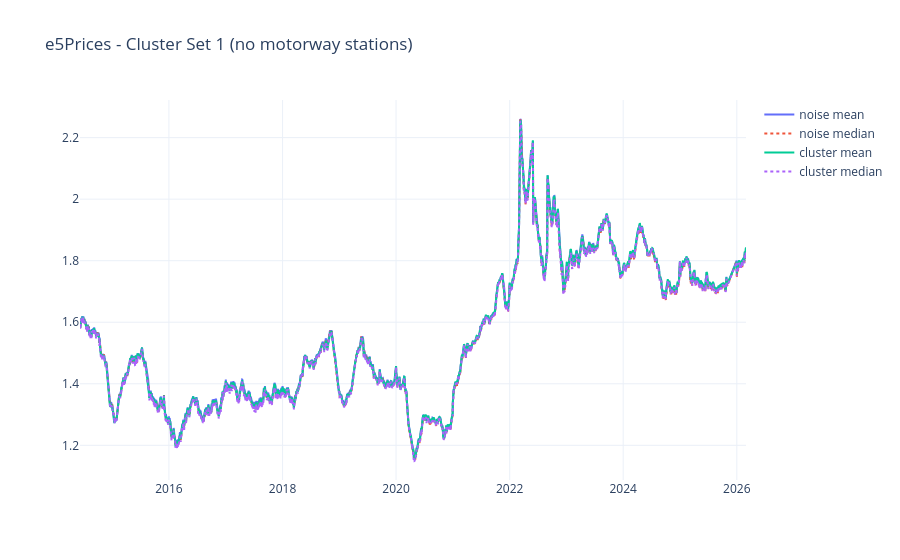
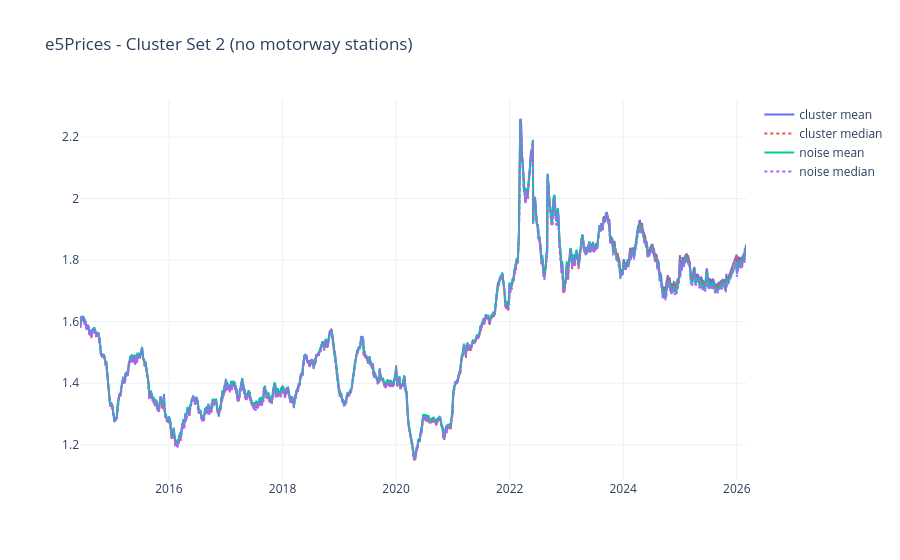

Notebook cell for these charts, in order:
### Markdown cell above
Now we will plot and compare the cleaned data from both cluster sets.

### Code cell
fig_diesel_clean_esp1 = plot_cluster_prices(
    parquet_files,
    OUTPUT_ROOT + f"\\stations_clusters_eps{eps1}_min_samples{min_samples1}.csv",
    fuel = FUEL_TYPE,
    motorway_df=motorway_stations,
    title = FUEL_TYPE + "Prices - Cluster Set 1 (no motorway stations)"
) 

fig_diesel_clean_esp2 = plot_cluster_prices(
    parquet_files,
    OUTPUT_ROOT + f"\\stations_clusters_eps{eps2}_min_samples{min_samples2}.csv",
    fuel = FUEL_TYPE,
    motorway_df=motorway_stations,
    title = FUEL_TYPE + "Prices - Cluster Set 2 (no motorway stations)"
)   



fig_diesel_clean_esp1.show()
fig_diesel_clean_esp2.show()

### Figure 1 — Plotly figure (JSON) as saved in the notebook; plotly's stock layout.template omitted (floating-point values rounded to 4 significant figures; data arrays with more than 128 entries replaced by an {"elided": "..."} marker saying what was removed)
{"data": [{"mode": "lines", "name": "noise mean", "type": "scatter", "x": {"elided": "4220 str values"}, "y": {"elided": "4220 float values"}}, {"line": {"dash": "dot"}, "mode": "lines", "name": "noise median", "type": "scatter", "x": {"elided": "4220 str values"}, "y": {"elided": "4220 float values"}}, {"mode": "lines", "name": "cluster mean", "type": "scatter", "x": {"elided": "4220 str values"}, "y": {"elided": "4220 float values"}}, {"line": {"dash": "dot"}, "mode": "lines", "name": "cluster median", "type": "scatter", "x": {"elided": "4220 str values"}, "y": {"elided": "4220 float values"}}], "layout": {"hovermode": "x unified", "title": {"text": "e5Prices - Cluster Set 1 (no motorway stations)"}}}

### Figure 2 — Plotly figure (JSON) as saved in the notebook; plotly's stock layout.template omitted (floating-point values rounded to 4 significant figures; data arrays with more than 128 entries replaced by an {"elided": "..."} marker saying what was removed)
{"data": [{"mode": "lines", "name": "cluster mean", "type": "scatter", "x": {"elided": "4220 str values"}, "y": {"elided": "4220 float values"}}, {"line": {"dash": "dot"}, "mode": "lines", "name": "cluster median", "type": "scatter", "x": {"elided": "4220 str values"}, "y": {"elided": "4220 float values"}}, {"mode": "lines", "name": "noise mean", "type": "scatter", "x": {"elided": "4220 str values"}, "y": {"elided": "4220 float values"}}, {"line": {"dash": "dot"}, "mode": "lines", "name": "noise median", "type": "scatter", "x": {"elided": "4220 str values"}, "y": {"elided": "4220 float values"}}], "layout": {"hovermode": "x unified", "title": {"text": "e5Prices - Cluster Set 2 (no motorway stations)"}}}
